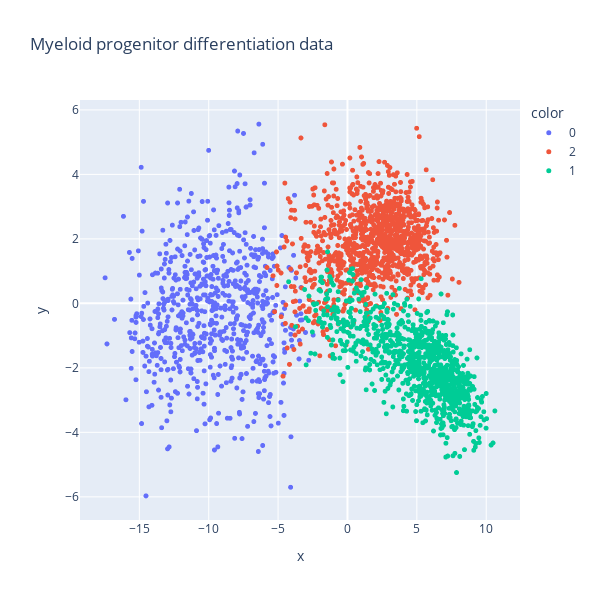

Notebook code cell kept with this figure:
### Markdown cell above
## Plot cells in $Q$ component space

### Code cell
adata.obsm["X_Q"] = adata.X @ vecs[:, :3].numpy()  # project into component space

fig = px.scatter(
    x=adata.obsm["X_Q"][:, 0],
    y=adata.obsm["X_Q"][:, 1],
    color=adata.obs["cell_type"],
    title="Myeloid progenitor differentiation data",
    width=600,
    height=600,
)
fig.update_traces(marker=dict(size=5))
fig.show()

### Figure 1 — Plotly figure (JSON) as saved in the notebook; plotly's stock layout.template omitted (floating-point values rounded to 4 significant figures; data arrays with more than 128 entries replaced by an {"elided": "..."} marker saying what was removed)
{"data": [{"hovertemplate": "color=0<br>x=%{x}<br>y=%{y}<extra></extra>", "legendgroup": "0", "marker": {"color": "#636efa", "size": 5, "symbol": "circle"}, "mode": "markers", "name": "0", "showlegend": true, "type": "scattergl", "x": {"elided": "700 float values"}, "xaxis": "x", "y": {"elided": "700 float values"}, "yaxis": "y"}, {"hovertemplate": "color=2<br>x=%{x}<br>y=%{y}<extra></extra>", "legendgroup": "2", "marker": {"color": "#EF553B", "size": 5, "symbol": "circle"}, "mode": "markers", "name": "2", "showlegend": true, "type": "scattergl", "x": {"elided": "1072 float values"}, "xaxis": "x", "y": {"elided": "1072 float values"}, "yaxis": "y"}, {"hovertemplate": "color=1<br>x=%{x}<br>y=%{y}<extra></extra>", "legendgroup": "1", "marker": {"color": "#00cc96", "size": 5, "symbol": "circle"}, "mode": "markers", "name": "1", "showlegend": true, "type": "scattergl", "x": {"elided": "958 float values"}, "xaxis": "x", "y": {"elided": "958 float values"}, "yaxis": "y"}], "layout": {"height": 600, "legend": {"title": {"text": "color"}, "tracegroupgap": 0}, "title": {"text": "Myeloid progenitor differentiation data"}, "width": 600, "xaxis": {"anchor": "y", "domain": [0, 1], "title": {"text": "x"}}, "yaxis": {"anchor": "x", "domain": [0, 1], "title": {"text": "y"}}}}
